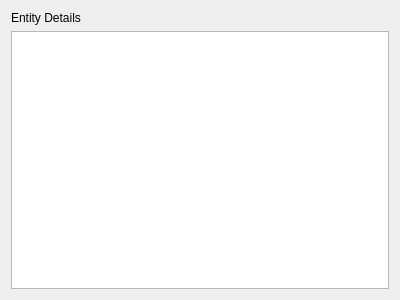
<?xml version="1.0" encoding="UTF-8"?>
<ui version="4.0">
 <class>EntityTableView</class>
 <widget class="QWidget" name="EntityTableView">
  <property name="geometry">
   <rect>
    <x>0</x>
    <y>0</y>
    <width>400</width>
    <height>300</height>
   </rect>
  </property>
  <property name="windowTitle">
   <string>EntityTableView</string>
  </property>
  <layout class="QVBoxLayout" name="verticalLayout">
   <item>
    <widget class="QLabel" name="labelEntityDetails">
     <property name="text">
      <string>Entity Details</string>
     </property>
    </widget>
   </item>
   <item>
    <widget class="QTableView" name="tableView"/>
   </item>
  </layout>
 </widget>
 <resources/>
 <connections/>
</ui>
